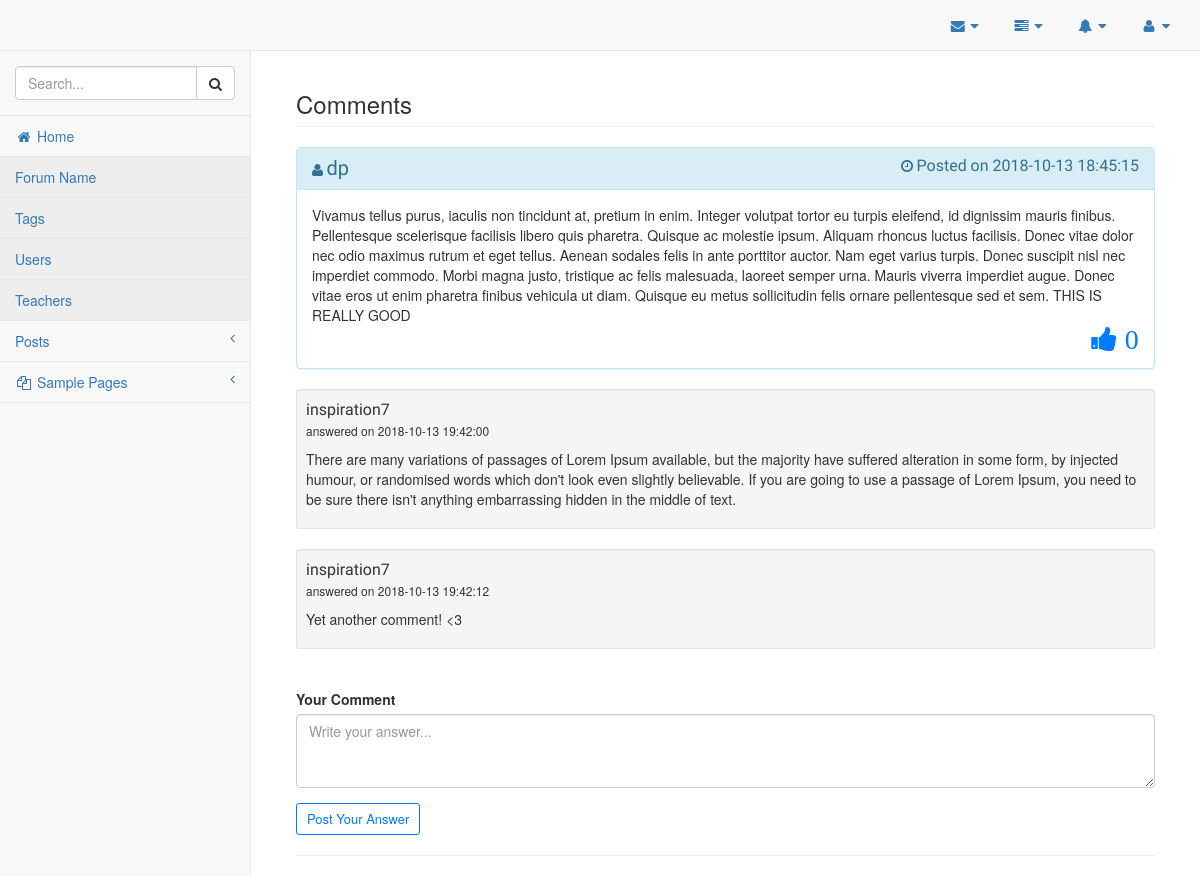
/posts/comments.php?post_id=66&post_user_id=3 (signed in), run on an earlier commit of the app's database.
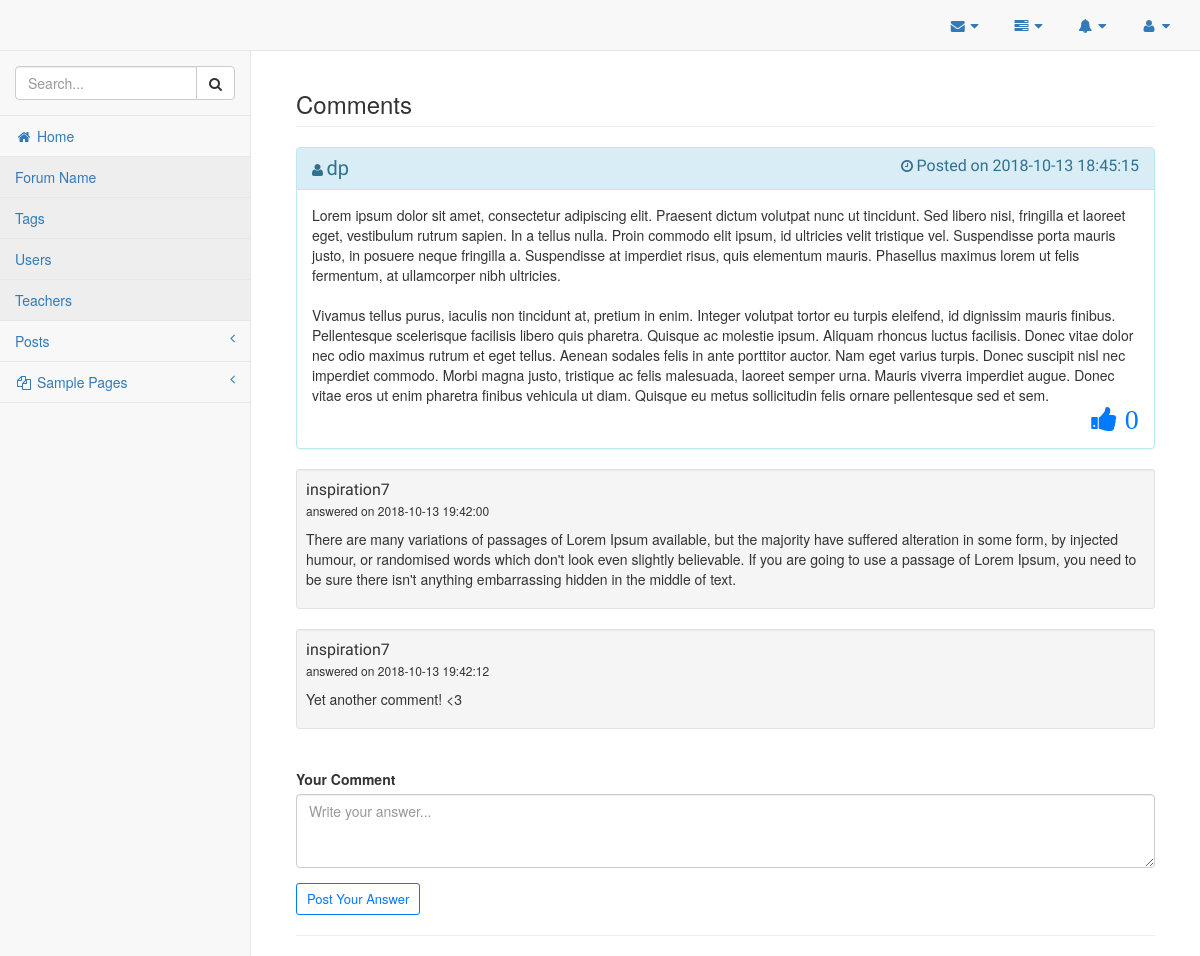
And on a later commit of the database.
### tables this page shows
CREATE TABLE `posts` (
  `post_id` int(11) NOT NULL,
  `post_content` text NOT NULL,
  `post_image` text NOT NULL,
  `post_user_id` int(11) NOT NULL,
  `post_tags` mediumtext NOT NULL,
  `created_at` datetime NOT NULL,
  `deleted_at` datetime NOT NULL,
  `is_deleted` bit(1) NOT NULL DEFAULT b'0',
  `deleted_by` int(11) NOT NULL,
  `updated_at` datetime NOT NULL,
  `updated_by` int(11) NOT NULL,
  `post_points` int(11) NOT NULL
);

### classes/Users.php (called while the page is built, shortened)
<?php
	require_once("Database.php");
	class Users {
		private $connection;
		public function __construct() {
			global $database;
			$this->connection = $database->getConnection();
		}
		public function getUserDetailsById($user_id, $columns) {
			$sql = "SELECT $columns FROM users WHERE user_id = $user_id";
			$result_set = $this->connection->query($sql);
			return $result_set;
		}
	}
?>

### classes/Database.php (called while the page is built, shortened)
<?php
    class Database {
        private $servername;
        private $username;
        private $password;
        private $database;
        private $connection;
        public function __construct(){
            $this->servername = "localhost";
            $this->username = "aniket";
            $this->password = "aniket";
            $this->database = "forumdb";
        }
        public function connectDB(){
            $this->connection = new mysqli($this->servername, $this->username, $this->password, $this->database);
        }
        public function getConnection(){
            return $this->connection;
        }
    }
    $database = new Database();
?>

### classes/Posts.php (called while the page is built, shortened)
<?php
	require_once("Database.php");
	class Posts {
		private $connection;
		public function __construct() {
			global $database;
			$this->connection = $database->getConnection();
		}
		public function getPostById($post_id, $columns) {
			$sql = "SELECT $columns FROM posts WHERE post_id = $post_id";
			$result_set = $this->connection->query($sql);
			return $result_set;
		}
	}
?>

### posts/comments.php (the view, shortened to what the changed rows need)
<!DOCTYPE html>
<html lang="en">
<?php
    require_once("../ui-elements/header.php");
?>
<body>
    <div id="wrapper">
        <div id="page-wrapper">
            <div class="container-fluid">
                <?php
                    require_once("../classes/Posts.php");
                    require_once("../classes/Users.php");
                    if(isset($_GET['post_id'])) {
                        $posts = new Posts();
                        $resultant_row = $posts->getPostById($_GET['post_id'], "*");
                        extract(mysqli_fetch_assoc($resultant_row));
                        $users = new Users();
                        $resultant_row = $users->getUserDetailsById($post_user_id, "user_name");
                        extract(mysqli_fetch_assoc($resultant_row));
                ?>
                        <div class="panel panel-info">
                            <div class="panel-heading">
                                <i class="fa fa-user" aria-hidden="true"> <div style="font-size: 20px; font-family: 'Cantora One'; display: inline;"><?php echo $user_name; ?></div></i>
                                <i class="fa fa-clock-o" aria-hidden="true" style="float: right;"> <div style="font-size: 16px; font-family: 'Cantora One'; display: inline;">Posted on <?php echo $created_at; ?></div></i>
                            </div>
                            <div class="panel-body">
                                <?php echo $post_content; ?>
                                <i class="fa fa-thumbs-up fa-2x" aria-hidden="true" style="float: right; color: #007bff;  letter-spacing:.25px;"> <?php echo $post_points; ?></i>
                            </div>
                        </div>
                <?php
                    }
                ?>
            </div>
        </div>
    </div>

What changed in the data, as far as the page shows it:
changed posts: post_content "Vivamus tellus purus, iaculis non tincidunt at, pretium in enim. Integer volutpat tortor eu turpis eleifend, id dignissim mauris finibus. Pellentesque scelerisque facilisis libero quis pharetra. Quisque ac molestie ipsum. Aliquam rhoncus luctus facilisis. Donec vitae dolor nec odio maximus rutrum et eget tellus. Aenean sodales felis in ante porttitor auctor. Nam eget varius turpis. Donec suscipit nisl nec imperdiet commodo. Morbi magna justo, tristique ac felis malesuada, laoreet semper urna. Mauris viverra imperdiet augue. Donec vitae eros ut enim pharetra finibus vehicula ut diam. Quisque eu metus sollicitudin felis ornare pellentesque sed et sem. THIS IS REALLY GOOD" → "Lorem ipsum dolor sit amet, consectetur adipiscing elit. Praesent dictum volutpat nunc ut tincidunt. Sed libero nisi, fringilla et laoreet eget, vestibulum rutrum sapien. In a tellus nulla. Proin commodo elit ipsum, id ultricies velit tristique vel. Suspendisse porta mauris justo, in posuere neque fringilla a. Suspendisse at imperdiet risus, quis elementum mauris. Phasellus maximus lorem ut felis fermentum, at ullamcorper nibh ultricies. Vivamus tellus purus, iaculis non tincidunt at, pretium in enim. Integer volutpat tortor eu turpis eleifend, id dignissim mauris finibus. Pellentesque scelerisque facilisis libero quis pharetra. Quisque ac molestie ipsum. Aliquam rhoncus luctus facilisis.…"
